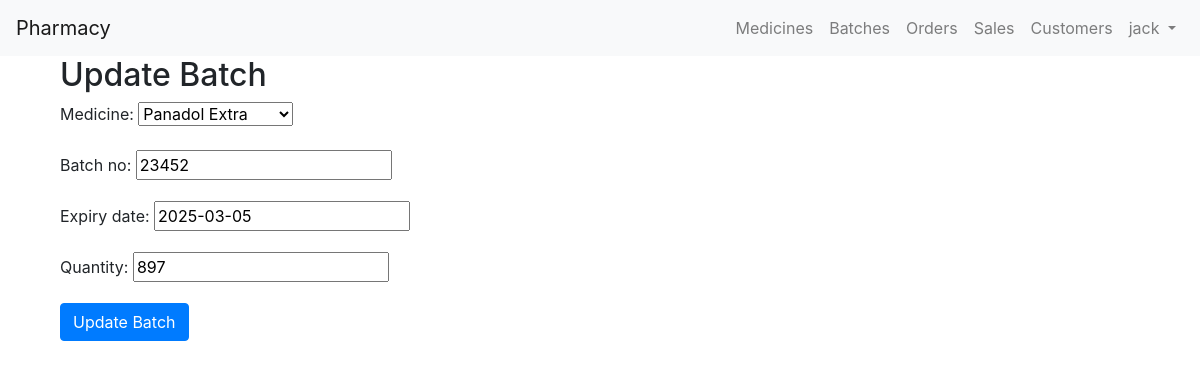
/batches/update/1/ (signed in), run on the app's committed database.
### chemistApi/models.py (models this page shows, shortened)
class Batch(models.Model):
    medicine = models.ForeignKey(
        Medicine, on_delete=models.CASCADE, related_name='batches')
    batch_no = models.CharField(max_length=100)
    expiry_date = models.DateField()
    quantity = models.PositiveIntegerField(null=True)

### chemistApi/views.py (the view)
class BatchUpdateView(UpdateView):
    model = Batch
    form_class = BatchForm
    template_name = 'update_batch.html'
    success_url = reverse_lazy('batch_list')

### chemistApi/forms.py
class BatchForm(forms.ModelForm):
    class Meta:
        model = Batch
        fields = ['medicine','batch_no', 'expiry_date', 'quantity']

### chemistApi/models.py (called while the page is built)
    def __str__(self):
        return self.name

### chemistApi/templates/update_batch.html (shortened to what this page needs)
{% extends 'base.html' %}
{% block content %}
<div class="container">
    <h2>Update Batch</h2>
    <form method="post">
        {{ form.as_p }}
        <button type="submit" class="btn btn-primary">Update Batch</button>
    </form>
</div>
{% endblock %}

### chemistApi/templates/base.html (shortened to what this page needs)
<!DOCTYPE html>
<html lang="en">
<head>
    <link rel="stylesheet" href="https://stackpath.bootstrapcdn.com/bootstrap/4.3.1/css/bootstrap.min.css">
</head>
<body>
    <nav class="navbar navbar-expand-lg navbar-light bg-light">
        <a class="navbar-brand" href="{% url 'index' %}">Pharmacy</a>
        <div class="collapse navbar-collapse" id="navbarNav">
            <ul class="navbar-nav ml-auto">
                {% if user.is_authenticated %}
                <li class="nav-item">
                    <a class="nav-link" href=" {%url 'medicine_list'%}">Medicines</a>
                </li>
                <li class="nav-item">
                    <a class="nav-link" href=" {%url 'batch_list'%}">Batches</a>
                </li>
                <li class="nav-item">
                    <a class="nav-link" href="">Orders</a>
                </li>
                <li class="nav-item">
                    <a class="nav-link" href="">Sales</a>
                </li>
                <li class="nav-item">
                    <a class="nav-link" href="">Customers</a>
                </li>
                    <li class="nav-item dropdown">
                        <a class="nav-link dropdown-toggle" href="#" id="navbarDropdown" role="button" data-toggle="dropdown" aria-haspopup="true" aria-expanded="false">
                            {{ user.username }}
                        </a>
                    </li>
                {% endif %}
            </ul>
        </div>
    </nav>
    <div class="container">
        {% block content %}
        {% endblock %}
    </div>
</body>
</html>

### data on the page
Batch: medicine "Panadol Extra", batch_no "23452", expiry_date "2025-03-05", quantity "897"

### other printed values
{{ user.username }} "jack"
